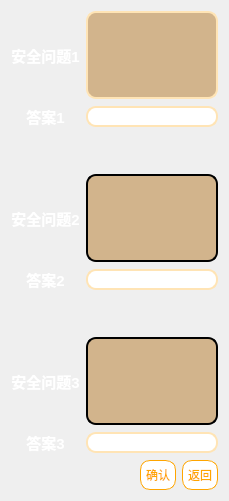
     <widget class="QWidget" name="SQ">
      <layout class="QGridLayout" name="gridLayout_3">
       <item row="8" column="0">
        <widget class="QLabel" name="SQ3">
         <property name="font">
          <font>
           <pointsize>11</pointsize>
           <bold>true</bold>
          </font>
         </property>
         <property name="styleSheet">
          <string notr="true">color: rgb(255, 255, 255);</string>
         </property>
         <property name="text">
          <string>安全问题3</string>
         </property>
         <property name="alignment">
          <set>Qt::AlignCenter</set>
         </property>
        </widget>
       </item>
       <item row="9" column="0">
        <widget class="QLabel" name="A3">
         <property name="font">
          <font>
           <pointsize>11</pointsize>
           <bold>true</bold>
          </font>
         </property>
         <property name="styleSheet">
          <string notr="true">color: rgb(255, 255, 255);</string>
         </property>
         <property name="text">
          <string>答案3</string>
         </property>
         <property name="alignment">
          <set>Qt::AlignCenter</set>
         </property>
        </widget>
       </item>
       <item row="3" column="0">
        <widget class="QLabel" name="A1">
         <property name="font">
          <font>
           <pointsize>11</pointsize>
           <bold>true</bold>
          </font>
         </property>
         <property name="styleSheet">
          <string notr="true">color: rgb(255, 255, 255);</string>
         </property>
         <property name="text">
          <string>答案1</string>
         </property>
         <property name="alignment">
          <set>Qt::AlignCenter</set>
         </property>
        </widget>
       </item>
       <item row="6" column="1">
        <widget class="QLineEdit" name="AL2">
         <property name="styleSheet">
          <string notr="true">QLineEdit {
	border: 2px solid #FFE4B5; /* 边框宽度为1px，颜色为#A0A0A0 */
	border-radius: 10px; /* 边框圆角 */
	padding-left: 5px; /* 文本距离左边界有5px */
	background-color: 	#FFFFFF	; /* 背景颜色 */
	color: 	#000000; /* 文本颜色 */
	selection-background-color: #000000; /* 选中文本的背景颜色 */
	selection-color: #FFFFFF; /* 选中文本的颜色 */
	font-family: &quot;Microsoft YaHei&quot;; /* 文本字体族 */
	font-size: 10pt; /* 文本字体大小 */
}

QLineEdit:hover { /* 鼠标悬浮在QLineEdit时的状态 */
	border: 2px solid #FFA500;
	border-radius: 10px;
	background-color: #FFFFFF;
	color: 	#000000;
	selection-background-color: #000000;
	selection-color: #FFFFFF;
}

QLineEdit:read-only { /* QLineEdit在只读时的状态 */
	border: 2px solid 	#D2B48C;
	background-color: 	#D2B48C;
	color: 	#000000;
}</string>
         </property>
        </widget>
       </item>
       <item row="8" column="1">
        <widget class="QTextBrowser" name="SQT3">
         <property name="styleSheet">
          <string notr="true">QTextBrowser {
	border: 2px solid #000000; /* 边框宽度为1px，颜色为#A0A0A0 */
	border-radius: 10px; /* 边框圆角 */
	padding-left: 5px; /* 文本距离左边界有5px */
	background-color: 	#FFFFFF	; /* 背景颜色 */
	color: 	#000000; /* 文本颜色 */
	selection-background-color: #000000; /* 选中文本的背景颜色 */
	selection-color: #FFFFFF; /* 选中文本的颜色 */
	font-family: &quot;Microsoft YaHei&quot;; /* 文本字体族 */
	font-size: 10pt; /* 文本字体大小 */
}

QTextBrowser:hover { /* 鼠标悬浮在QLineEdit时的状态 */
	border: 2px solid #298DFF;
	border-radius: 10px;
	background-color: #FFFFFF;
	color: 	#000000;
	selection-background-color: #000000;
	selection-color: #FFFFFF;
}

QTextBrowser:read-only { /* QLineEdit在只读时的状态 */
	border: 2px solid 	#D2B48C;
	background-color: 	#D2B48C;
	color: 	#FFFFFF;
}</string>
         </property>
         <property name="sizeAdjustPolicy">
          <enum>QAbstractScrollArea::AdjustToContentsOnFirstShow</enum>
         </property>
         <property name="html">
          <string>&lt;!DOCTYPE HTML PUBLIC &quot;-//W3C//DTD HTML 4.0//EN&quot; &quot;http://www.w3.org/TR/REC-html40/strict.dtd&quot;&gt;
&lt;html&gt;&lt;head&gt;&lt;meta name=&quot;qrichtext&quot; content=&quot;1&quot; /&gt;&lt;meta charset=&quot;utf-8&quot; /&gt;&lt;style type=&quot;text/css&quot;&gt;
p, li { white-space: pre-wrap; }
hr { height: 1px; border-width: 0; }
&lt;/style&gt;&lt;/head&gt;&lt;body style=&quot; font-family:'Microsoft YaHei'; font-size:10pt; font-weight:400; font-style:normal;&quot;&gt;
&lt;p style=&quot;-qt-paragraph-type:empty; margin-top:0px; margin-bottom:0px; margin-left:0px; margin-right:0px; -qt-block-indent:0; text-indent:0px;&quot;&gt;&lt;br /&gt;&lt;/p&gt;&lt;/body&gt;&lt;/html&gt;</string>
         </property>
        </widget>
       </item>
       <item row="4" column="1">
        <spacer name="verticalSpacer_9">
         <property name="orientation">
          <enum>Qt::Vertical</enum>
         </property>
         <property name="sizeHint" stdset="0">
          <size>
           <width>20</width>
           <height>40</height>
          </size>
         </property>
        </spacer>
       </item>
       <item row="5" column="0">
        <widget class="QLabel" name="SQ2">
         <property name="font">
          <font>
           <pointsize>11</pointsize>
           <bold>true</bold>
          </font>
         </property>
         <property name="styleSheet">
          <string notr="true">color: rgb(255, 255, 255);</string>
         </property>
         <property name="text">
          <string>安全问题2</string>
         </property>
         <property name="alignment">
          <set>Qt::AlignCenter</set>
         </property>
        </widget>
       </item>
       <item row="9" column="1">
        <widget class="QLineEdit" name="AL3">
         <property name="styleSheet">
          <string notr="true">QLineEdit {
	border: 2px solid #FFE4B5; /* 边框宽度为1px，颜色为#A0A0A0 */
	border-radius: 10px; /* 边框圆角 */
	padding-left: 5px; /* 文本距离左边界有5px */
	background-color: 	#FFFFFF	; /* 背景颜色 */
	color: 	#000000; /* 文本颜色 */
	selection-background-color: #000000; /* 选中文本的背景颜色 */
	selection-color: #FFFFFF; /* 选中文本的颜色 */
	font-family: &quot;Microsoft YaHei&quot;; /* 文本字体族 */
	font-size: 10pt; /* 文本字体大小 */
}

QLineEdit:hover { /* 鼠标悬浮在QLineEdit时的状态 */
	border: 2px solid #FFA500;
	border-radius: 10px;
	background-color: #FFFFFF;
	color: 	#000000;
	selection-background-color: #000000;
	selection-color: #FFFFFF;
}

QLineEdit:read-only { /* QLineEdit在只读时的状态 */
	border: 2px solid 	#D2B48C;
	background-color: 	#D2B48C;
	color: 	#000000;
}</string>
         </property>
        </widget>
       </item>
       <item row="5" column="1">
        <widget class="QTextBrowser" name="SQT2">
         <property name="styleSheet">
          <string notr="true">QTextBrowser {
	border: 2px solid #000000; /* 边框宽度为1px，颜色为#A0A0A0 */
	border-radius: 10px; /* 边框圆角 */
	padding-left: 5px; /* 文本距离左边界有5px */
	background-color: 	#FFFFFF	; /* 背景颜色 */
	color: 	#000000; /* 文本颜色 */
	selection-background-color: #000000; /* 选中文本的背景颜色 */
	selection-color: #FFFFFF; /* 选中文本的颜色 */
	font-family: &quot;Microsoft YaHei&quot;; /* 文本字体族 */
	font-size: 10pt; /* 文本字体大小 */
}

QTextBrowser:hover { /* 鼠标悬浮在QLineEdit时的状态 */
	border: 2px solid #298DFF;
	border-radius: 10px;
	background-color: #FFFFFF;
	color: 	#000000;
	selection-background-color: #000000;
	selection-color: #FFFFFF;
}

QTextBrowser:read-only { /* QLineEdit在只读时的状态 */
	border: 2px solid 	#D2B48C;
	background-color: 	#D2B48C;
	color: 	#FFFFFF;
}</string>
         </property>
         <property name="sizeAdjustPolicy">
          <enum>QAbstractScrollArea::AdjustToContentsOnFirstShow</enum>
         </property>
        </widget>
       </item>
       <item row="6" column="0">
        <widget class="QLabel" name="A2">
         <property name="font">
          <font>
           <pointsize>11</pointsize>
           <bold>true</bold>
          </font>
         </property>
         <property name="styleSheet">
          <string notr="true">color: rgb(255, 255, 255);</string>
         </property>
         <property name="text">
          <string>答案2</string>
         </property>
         <property name="alignment">
          <set>Qt::AlignCenter</set>
         </property>
        </widget>
       </item>
       <item row="1" column="0">
        <widget class="QLabel" name="SQ1">
         <property name="font">
          <font>
           <pointsize>11</pointsize>
           <bold>true</bold>
          </font>
         </property>
         <property name="styleSheet">
          <string notr="true">color: rgb(255, 255, 255);</string>
         </property>
         <property name="text">
          <string>安全问题1</string>
         </property>
         <property name="alignment">
          <set>Qt::AlignCenter</set>
         </property>
        </widget>
       </item>
       <item row="7" column="1">
        <spacer name="verticalSpacer_10">
         <property name="orientation">
          <enum>Qt::Vertical</enum>
         </property>
         <property name="sizeHint" stdset="0">
          <size>
           <width>20</width>
           <height>40</height>
          </size>
         </property>
        </spacer>
       </item>
       <item row="1" column="1">
        <widget class="QTextBrowser" name="SQT1">
         <property name="styleSheet">
          <string notr="true">QTextBrowser {
	border: 2px solid #FFE4B5; /* 边框宽度为1px，颜色为#A0A0A0 */
	border-radius: 10px; /* 边框圆角 */
	padding-left: 5px; /* 文本距离左边界有5px */
	background-color: 	#FFFFFF	; /* 背景颜色 */
	color: 	#000000; /* 文本颜色 */
	selection-background-color: #000000; /* 选中文本的背景颜色 */
	selection-color: #FFFFFF; /* 选中文本的颜色 */
	font-family: &quot;Microsoft YaHei&quot;; /* 文本字体族 */
	font-size: 10pt; /* 文本字体大小 */
}

QTextBrowser:read-only { /* QLineEdit在只读时的状态 */
	border: 2px solid 	#D2B48C;
	background-color: 	#D2B48C;
	color: 	#FFFFFF;
}</string>
         </property>
         <property name="sizeAdjustPolicy">
          <enum>QAbstractScrollArea::AdjustToContentsOnFirstShow</enum>
         </property>
        </widget>
       </item>
       <item row="3" column="1">
        <widget class="QLineEdit" name="AL1">
         <property name="styleSheet">
          <string notr="true">QLineEdit {
	border: 2px solid #FFE4B5; /* 边框宽度为1px，颜色为#A0A0A0 */
	border-radius: 10px; /* 边框圆角 */
	padding-left: 5px; /* 文本距离左边界有5px */
	background-color: 	#FFFFFF	; /* 背景颜色 */
	color: 	#000000; /* 文本颜色 */
	selection-background-color: #000000; /* 选中文本的背景颜色 */
	selection-color: #FFFFFF; /* 选中文本的颜色 */
	font-family: &quot;Microsoft YaHei&quot;; /* 文本字体族 */
	font-size: 10pt; /* 文本字体大小 */
}

QLineEdit:hover { /* 鼠标悬浮在QLineEdit时的状态 */
	border: 2px solid #FFA500;
	border-radius: 10px;
	background-color: #FFFFFF;
	color: 	#000000;
	selection-background-color: #000000;
	selection-color: #FFFFFF;
}

QLineEdit:read-only { /* QLineEdit在只读时的状态 */
	border: 2px solid 	#D2B48C;
	background-color: 	#D2B48C;
	color: 	#000000;
}</string>
         </property>
        </widget>
       </item>
       <item row="10" column="0" colspan="2">
        <layout class="QHBoxLayout" name="ButtonsBox">
         <item>
          <spacer name="horizontalSpacer_13">
           <property name="orientation">
            <enum>Qt::Horizontal</enum>
           </property>
           <property name="sizeHint" stdset="0">
            <size>
             <width>40</width>
             <height>20</height>
            </size>
           </property>
          </spacer>
         </item>
         <item>
          <widget class="QPushButton" name="Confirm">
           <property name="styleSheet">
            <string notr="true">QPushButton{
	font: 12pt &quot;幼圆&quot;;
    color: 	#FFA500;
    background-color: #FFFFFF;
    border-color: 	#FFA500;
    border-radius: 10px;
    border-style: solid;
    border-width: 1px;
    padding: 5px;
}

/**鼠标停留在按钮上的样式**/
QPushButton::hover{	
    color: #FFFFFF;
    background-color: #FFA500;
    border-color: #FFA500;
}

/**鼠标按压下去的样式**/
QPushButton::pressed,QPushButton::checked{
    color: #FFFFFF;
    background-color: #FF8C00;
	border-color: #FF8C00;
}</string>
           </property>
           <property name="text">
            <string>确认</string>
           </property>
          </widget>
         </item>
         <item>
          <widget class="QPushButton" name="Back">
           <property name="styleSheet">
            <string notr="true">QPushButton{
	font: 12pt &quot;幼圆&quot;;
    color: 	#FFA500;
    background-color: #FFFFFF;
    border-color: 	#FFA500;
    border-radius: 10px;
    border-style: solid;
    border-width: 1px;
    padding: 5px;
}

/**鼠标停留在按钮上的样式**/
QPushButton::hover{	
    color: #FFFFFF;
    background-color: #FFA500;
    border-color: #FFA500;
}

/**鼠标按压下去的样式**/
QPushButton::pressed,QPushButton::checked{
    color: #FFFFFF;
    background-color: #FF8C00;
	border-color: #FF8C00;
}</string>
           </property>
           <property name="text">
            <string>返回</string>
           </property>
          </widget>
         </item>
        </layout>
       </item>
      </layout>
     </widget>
